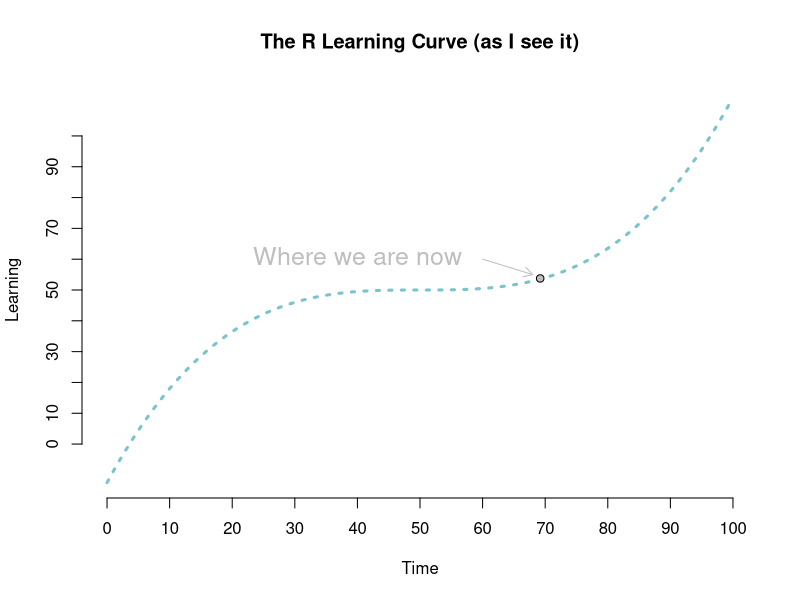

Write the R code that produced this figure. (Note: this script raises an error after producing the figure.)
## ---- chunk 1
knitr::opts_knit$set(root.dir = "/Users/Daniel/Dropbox/Teaching/CourseR/")
## ---- chunk 2
curve(x^3, from = -50, to = 50, lty = 3, col = "cadetblue3", lwd = 3,
	axes = FALSE, xlab = "Time", ylab = "Learning", 
	main = "The R Learning Curve (as I see it)")
axis(1, at = seq(-50, 50, 10),  labels = seq(0, 100, 10))
axis(2, at = seq(-1e5, 1e5, 2e4),  labels = seq(0, 101, 10))
arrows(10, 2e4, 18, 1e4, col = "gray", length = 0.1)
text(-10, 22e3, "Where we are now", col = "gray", cex = 1.5)
points(19.2, 7500, pch = 21, col = "black", bg = "gray")
## ---- chunk 3
3 + 5 + 7
## ---- chunk 4
`+`(3, `+`(5, 7))
## ---- chunk 5
a <- 7
a
`<-`(a, 7)
a
## ---- chunk 6
a <- lm
data(mtcars)
summary( a(hp ~ drat + wt, data = mtcars) )
## ---- chunk 7
names(methods:::.BasicFunsList) # 198 primitive functions total
## ---- chunk 8
pol <- function(x, power) {
	z <- x^power
return(z)
}
## ---- chunk 9
pol(x = 2, power = 3)
## ---- chunk 10
pol(c(3, 5, 7), 9)
pol(c(7, 1, -5, 8), c(2, 3))
pol(c(8, 5), c(3, 5))
pol(8, c(5, 3, 2))
## ---- chunk 11
body(pol)
formals(pol)
## ---- chunk 12
environment(pol)
environment(lm)
formals(lm)
## ---- chunk 13
formals(sum)
body(sum)
environment(sum)
## ---- chunk 14

a <- 7; b <- 5

f <- function() {
	x <- 7 + a^2
return(x/b)
}

formals(f)
f()
## ---- chunk 15
stDev <- function(x) {	
	num <- sum( (x - mean(x))^2 )
	denom <- length(x) - 1

	std <- sqrt(num / denom)
return(std)
}
## ---- chunk 16
data(mtcars)
sd(mtcars$mpg); stDev(mtcars$mpg)
sd(mtcars$drat); stDev(mtcars$drat)
## ---- chunk 17
xbar <- function(x) {
	myMean <- sum(x)/length(x)
return(myMean)
}
## ---- chunk 18
xbar(mtcars$mpg); mean(mtcars$mpg)
## ---- chunk 19
xbar(mtcars$drat); mean(mtcars$drat)
## ---- chunk 20
xbar2 <- function(x) {
	y <- na.omit(x)
	myMean <- sum(y)/length(y)
return(myMean)
}
## ---- chunk 21
v <- mtcars$mpg

# Randomly set 10 values to missing
set.seed(101) # Seed for replicability
v[sample(v, 10)] <- NA
## ---- chunk 22
v
mean(v, na.rm = TRUE)
xbar2(v)
## ---- chunk 23
xbar3 <- function(x, miss = FALSE) {
	if(miss == FALSE) {
		myMean <- sum(x)/length(x)
	}
	else {
		y <- na.omit(x)
		myMean <- sum(y)/length(y)
	}
return(myMean)
}
## ---- chunk 24
xbar3(mtcars$mpg)
## ---- chunk 25
xbar3(v, miss = TRUE)
## ---- chunk 26
xbar3(v, 3)
## ---- chunk 27
xbar3 <- function(x, miss = FALSE) {
	if(miss == FALSE) {
		myMean <- sum(x)/length(x)
	}
	if(miss == TRUE) {
		y <- na.omit(x)
		myMean <- sum(y)/length(y)
	}
return(myMean)
}
## ---- chunk 28
xbar3(v, 3)
## ---- chunk 29
pol <- function(x, power) {
	z <- x^power
return(z)
}
## ---- chunk 30
pol(3, 4)
## ---- chunk 31
pol2 <- function(x, power) {
	x^power
}
## ---- chunk 32
pol2(3, 4)
## ---- chunk 33
pol <- function(x, power) x^power
## ---- chunk 34
pol(3,4)
## ---- chunk 35
xbar2 <- function(x) {
	y <- na.omit(x)
	
	if(length(y) != length(x)) {
		warning("Missing data removed")
	}

	myMean <- sum(y)/length(y)
return(myMean)
}
## ---- chunk 36
xbar2(v)
## ---- chunk 37
xbar <- function(x) {
	if(any(is.na(x))) {
		stop("Missing data present")
	}
	myMean <- sum(x)/length(x)
return(myMean)
}
## ---- chunk 38
xbar(v)
xbar(na.omit(v))
## ---- chunk 39
catMean <- function(x, bin) {
	if(length(x) != length(bin)) {
		stop("Vectors are of different lengths")
	}

	l <- split(x, bin)
	means <- c(xbar(l[[1]]), xbar(l[[2]]))
	names(means) <- names(l)
return(means)
}
## ---- chunk 40
catMean(mtcars$mpg, mtcars$vs)
tapply(mtcars$mpg, mtcars$vs, mean)
## ---- chunk 41
catMean(mtcars$disp, mtcars$am)
tapply(mtcars$disp, mtcars$am, mean)
## ---- chunk 42
catMean(mtcars$disp, rep(c(0,1), 100))
## ---- chunk 43
fact <- as.factor(rep(
					c(rep("red", 3), "blue"), 
				  length.out = nrow(mtcars))
			)
catMean(mtcars$mpg, fact)
tapply(mtcars$mpg, fact, mean)
## ---- chunk 44
regPlot <- function(x, y, ...) {
	plot(x, y, ...)
	mod <- lm(y ~ x)
	abline(coef(mod)[1], coef(mod)[2], 
		col = "blue", lwd = 2, lty = 3)
}
## ---- chunk 45
regPlot(mtcars$wt, mtcars$hp)
## ---- chunk 46
regPlot <- function(x, y, ...) {
	plot(x, y, ...)
	mod <- lm(y ~ x)
	abline(coef(mod)[1], coef(mod)[2], 
		col = "blue", lwd = 2, lty = 3)
}
## ---- chunk 47
regPlot(mtcars$wt, mtcars$hp,
	xlim = c(0,7),
	ylim = c(0,350),
	xlab = "Weight",
	ylab = "Horsepower",
	main = "Regression Plot"
	)
## ---- chunk 48
d <- read.csv("./data/LSAT_theta.csv")
head(d)
## ---- chunk 49
d$raw <- rowSums(d[ ,1:5])
head(d)
## ---- chunk 50
regPlot(d$raw, d$z1)
## ---- chunk 51
mean_CI <- function(x) {
return(
	data.frame(mean = mean(x), 
		 	   lower = mean(x) 
		 	     	- 1.96*sd(x),
		 	   upper = mean(x) 
		 	     	+ 1.96*sd(x)
		 	   )
	)
}
## ---- chunk 52
all_CI <- function() {
	l <- split(d, d$raw)
return(
	rbind(mean_CI(l[[1]]$z1),
		  mean_CI(l[[2]]$z1),
		  mean_CI(l[[3]]$z1),
		  mean_CI(l[[4]]$z1),
		  mean_CI(l[[5]]$z1),
		  mean_CI(l[[6]]$z1)
		)
	)	
}
## ---- chunk 53
l <- split(d, d$raw)

means <- sapply(l, function(x) { 
	mean_CI(x$z1)
})
means
## ---- chunk 54
means <- t(sapply(l, function(x) {
	mean_CI(x$z1)
}))
means
## ---- chunk 55
means <- all_CI()
means
## ---- chunk 56
regPlot(d$raw, d$z1, 
	type = "n",
	main = "Theta Distributions by Raw Score",
	xlab = "Raw",
	ylab = expression(theta), 
	cex.lab = 1.5)

## ---- chunk 57
regPlot(d$raw, d$z1, 
	type = "n",
	main = "Theta Distributions by Raw Score",
	xlab = "Raw",
	ylab = expression(theta), 
	cex.lab = 1.5)
segments(x0 = 0:5, y0 = means$lower, 
	     x1 = 0:5, y1 = means$upper,
	     lwd = 1.5)
## ---- chunk 58
regPlot(d$raw, d$z1, 
	type = "n",
	main = "Theta Distributions by Raw Score",
	xlab = "Raw",
	ylab = expression(theta), 
	cex.lab = 1.5)

segments(x0 = 0:5, y0 = means$lower, 
	     x1 = 0:5, y1 = means$upper,
	     lwd = 1.5)

width <- 0.03
segments(0:5 - width, means$lower, 0:5 + width, means$lower)
segments(0:5 - width, means$upper, 0:5 + width, means$upper)
## ---- chunk 59
regPlot(d$raw, d$z1, 
	type = "n",
	main = "Theta Distributions by Raw Score",
	xlab = "Raw",
	ylab = expression(theta), 
	cex.lab = 1.5)

segments(x0 = 0:5, y0 = means$lower, 
	     x1 = 0:5, y1 = means$upper,
	     lwd = 1.5)

width <- 0.03
segments(0:5 - width, means$lower, 0:5 + width, means$lower)
segments(0:5 - width, means$upper, 0:5 + width, means$upper)
points(x = 0:5, y = means$mean, pch = 21, bg = "aquamarine3", cex = 1.2)
## ---- chunk 60
catQ <- function(x) {
	qs <- quantile(x, seq(.2, .8, .2))

	q1 <- ifelse(x <= qs[1], 1, 0) # less or equal to 20th ptile
	q2 <- ifelse(x > qs[1] & x <= qs[2], 2, 0) # > 20th, <= 40th 
	q3 <- ifelse(x > qs[2] & x <= qs[3], 3, 0) # > 40th, <= 60th
	q4 <- ifelse(x > qs[3] & x <= qs[4], 4, 0) # > 60th, <= 80th
	q5 <- ifelse(x > qs[4] , 5, 0) # > 80th
	
	m <- cbind(q1, q2, q3, q4, q5)

	f <- factor(rowSums(m), 
			levels = 1:5, 
			labels =  paste0("Quintile", 1:5))
return(f)
}
## ---- chunk 61
d <- read.csv("./data/cars.csv")
	qs <- quantile(d$mpg, seq(.2, .8, .2))
qs
	q1 <- ifelse(d$mpg <= qs[1], 1, 0)
	q2 <- ifelse(d$mpg > qs[1] & d$mpg <= qs[2], 2, 0)
	q3 <- ifelse(d$mpg > qs[2] & d$mpg <= qs[3], 3, 0)
	q4 <- ifelse(d$mpg > qs[3] & d$mpg <= qs[4], 4, 0)
	q5 <- ifelse(d$mpg > qs[4] , 5, 0)
## ---- chunk 62
	m <- cbind(q1, q2, q3, q4, q5)
head(m)
	f <- factor(rowSums(m), 
			levels = 1:5, 
			labels =  paste0("Quintile", 1:5))
head(f)
## ---- chunk 63

d$mpg_q <- catQ(d$mpg)
d$hp_q <- catQ(d$hp)
d$drat_q <- catQ(d$drat)
head(d)
## ---- chunk 64
l <- split(d, d$cyl)
l[[1]]$mpg_qBYcyl <- catQ(l[[1]]$mpg)
l[[2]]$mpg_qBYcyl <- catQ(l[[2]]$mpg)
l[[3]]$mpg_qBYcyl <- catQ(l[[3]]$mpg)

d2 <- rbind(l[[1]], l[[2]], l[[3]])
head(d2)
## ---- chunk 65
d$mpg_qBYcyl <- unlist(
					sapply(
						split(d, d$cyl), function(x) catQ(x$mpg)
						)
					)
head(d)
